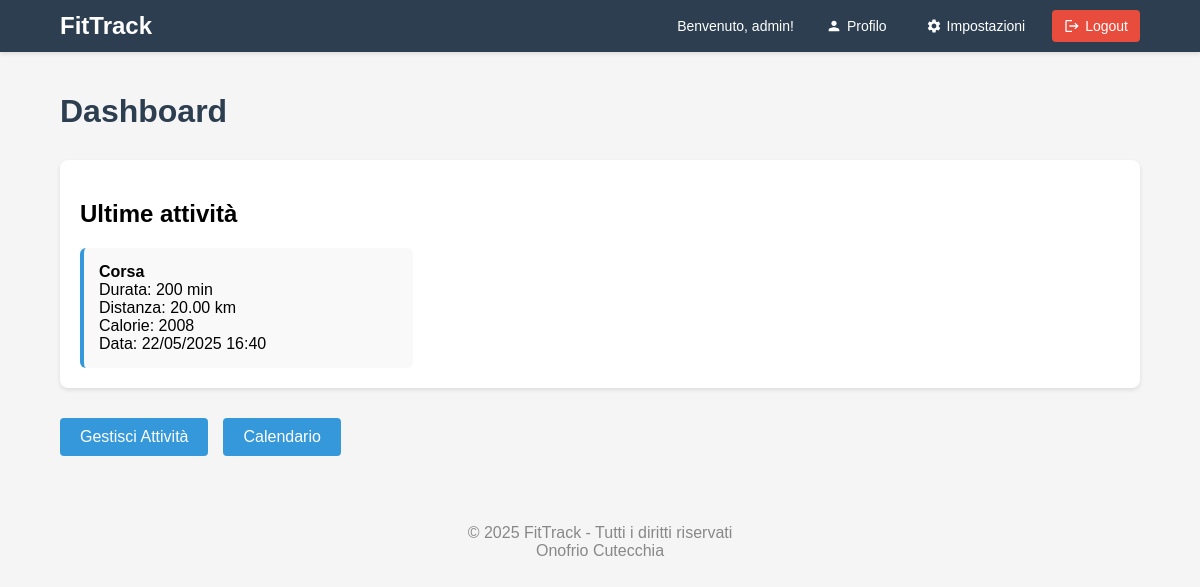
The page /dashboard.php (signed in) on the database its author committed.
### tables this page shows
CREATE TABLE `attivita` (
  `id` int(11) NOT NULL,
  `id_utente` int(11) NOT NULL,
  `tipo_attivita` varchar(50) NOT NULL,
  `durata` int(11) NOT NULL,
  `distanza` decimal(6,2) DEFAULT NULL,
  `calorie` int(11) DEFAULT NULL,
  `data_attivita` datetime NOT NULL,
  `descrizione` text DEFAULT NULL
);

### dashboard.php (the view, shortened to what this page needs)
<?php
include 'connessione.php';
$id_utente = $_SESSION['utente_id'];
?>
<!DOCTYPE html>
<html lang="it">
<head>
</head>
<body>
    <nav class="navbar">
        <div class="navbar-container">
            <a href="dashboard.php" class="navbar-brand">FitTrack</a>
            <div class="navbar-user">
                <span class="user-welcome">Benvenuto, <?php echo htmlspecialchars($_SESSION['utente_username']); ?>!</span>
                <div class="navbar-links">
                    <a href="profilo.php" class="navbar-link">
                        <svg class="icon" viewBox="0 0 24 24">
                            <path d="M12 12c2.21 0 4-1.79 4-4s-1.79-4-4-4-4 1.79-4 4 1.79 4 4 4zm0 2c-2.67 0-8 1.34-8 4v2h16v-2c0-2.66-5.33-4-8-4z"/>
                        </svg>
                        Profilo
                    </a>
                    <a href="impostazioni.php" class="navbar-link">
                        Impostazioni
                    </a>
                    <a href="logout.php" class="navbar-link logout">
                        <svg class="icon" viewBox="0 0 24 24">
                            <path d="M17 7l-1.41 1.41L18.17 11H8v2h10.17l-2.58 2.58L17 17l5-5zM4 5h8V3H4c-1.1 0-2 .9-2 2v14c0 1.1.9 2 2 2h8v-2H4V5z"/>
                        </svg>
                        Logout
                    </a>
                </div>
            </div>
        </div>
    </nav>
    <div class="container">
        <h1>Dashboard</h1>
        <section class="riepilogo">
            <h2>Ultime attività</h2>
            <div class="attivita-box">
                <?php
                $sql = "SELECT tipo_attivita, durata, distanza, calorie, data_attivita
                        FROM attivita
                        WHERE id_utente = ?
                        ORDER BY data_attivita DESC
                        LIMIT 5";
                $stmt = $conn->prepare($sql);
                $stmt->bind_param("i", $id_utente);
                $stmt->execute();
                $result = $stmt->get_result();
                if ($result->num_rows > 0) {
                    while ($riga = $result->fetch_assoc()) {
                        echo "<div class='attivita'>
                                <strong>" . htmlspecialchars($riga['tipo_attivita']) . "</strong><br>
                                Durata: " . $riga['durata'] . " min<br>
                                Distanza: " . $riga['distanza'] . " km<br>
                                Calorie: " . $riga['calorie'] . "<br>
                                Data: " . date('d/m/Y H:i', strtotime($riga['data_attivita'])) . "
                              </div>";
                    }
                } else {
                    echo "<p>Nessuna attività registrata.</p>";
                }
                ?>
            </div>
        </section>
        <section class="link-rapidi">
            <a href="attivita.php" class="btn">Gestisci Attività</a>
            <a href="calendario.php" class="btn">Calendario</a>
        </section>
    </div>
    <?php include 'footer.php'; ?>
</body>
</html>

### dashboard.php (style rules this page uses)
body { font-family: Arial, sans-serif; margin: 0; padding: 0; background-color: #f5f5f5; }
.navbar { background-color: #2c3e50; padding: 10px 0; box-shadow: 0 2px 4px rgba(0,0,0,0.1); }
.navbar-container { width: 90%; max-width: 1200px; margin: 0 auto; display: flex; justify-content: space-between; align-items: center; }
.navbar-brand { color: white; font-size: 24px; font-weight: bold; text-decoration: none; }
.navbar-user { display: flex; align-items: center; gap: 20px; }
.user-welcome { color: white; font-size: 14px; }
.navbar-links { display: flex; align-items: center; gap: 15px; }
.navbar-link { display: flex; align-items: center; gap: 5px; color: white; text-decoration: none; padding: 8px 12px; border-radius: 4px; transition: background-color 0.3s; font-size: 14px; }
.navbar-link.logout { background-color: #e74c3c; }
.icon { width: 16px; height: 16px; fill: currentColor; }
.container { width: 90%; max-width: 1200px; margin: 0 auto; padding: 20px; }
h1 { color: #2c3e50; margin-bottom: 30px; }
.riepilogo { background-color: white; padding: 20px; border-radius: 8px; box-shadow: 0 2px 4px rgba(0,0,0,0.1); margin-bottom: 30px; }
.attivita-box { display: grid; grid-template-columns: repeat(auto-fill, minmax(250px, 1fr)); gap: 20px; margin-top: 20px; }
.attivita { background-color: #f9f9f9; padding: 15px; border-radius: 6px; border-left: 4px solid #3498db; }
.link-rapidi { display: flex; flex-wrap: wrap; gap: 15px; margin-top: 30px; }
.btn { display: inline-block; padding: 10px 20px; background-color: #3498db; color: white; text-decoration: none; border-radius: 4px; transition: background-color 0.3s; }

### rows shown on the page
attivita: tipo_attivita "Corsa", durata "200", distanza "20.00", calorie "2008", data_attivita "22/05/2025 16:40"

### other values the page prints
$_SESSION['utente_username'] "admin"
